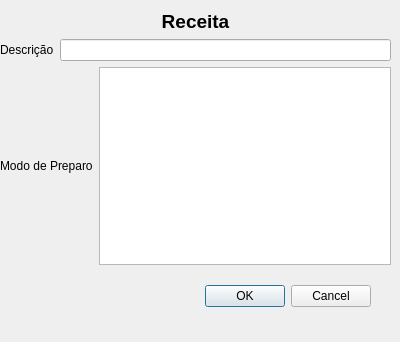
<?xml version="1.0" encoding="UTF-8"?>
<ui version="4.0">
 <class>Receita</class>
 <widget class="QDialog" name="Receita">
  <property name="geometry">
   <rect>
    <x>0</x>
    <y>0</y>
    <width>400</width>
    <height>342</height>
   </rect>
  </property>
  <property name="windowTitle">
   <string>Dialog</string>
  </property>
  <widget class="QDialogButtonBox" name="buttonBox">
   <property name="geometry">
    <rect>
     <x>30</x>
     <y>280</y>
     <width>341</width>
     <height>32</height>
    </rect>
   </property>
   <property name="orientation">
    <enum>Qt::Horizontal</enum>
   </property>
   <property name="standardButtons">
    <set>QDialogButtonBox::Cancel|QDialogButtonBox::Ok</set>
   </property>
  </widget>
  <widget class="QWidget" name="">
   <property name="geometry">
    <rect>
     <x>0</x>
     <y>10</y>
     <width>391</width>
     <height>255</height>
    </rect>
   </property>
   <layout class="QVBoxLayout" name="verticalLayout_2">
    <item>
     <layout class="QVBoxLayout" name="verticalLayout">
      <item>
       <widget class="QLabel" name="label">
        <property name="font">
         <font>
          <pointsize>14</pointsize>
          <weight>75</weight>
          <bold>true</bold>
         </font>
        </property>
        <property name="text">
         <string>Receita</string>
        </property>
        <property name="alignment">
         <set>Qt::AlignCenter</set>
        </property>
       </widget>
      </item>
      <item>
       <layout class="QHBoxLayout" name="horizontalLayout">
        <item>
         <widget class="QLabel" name="label_2">
          <property name="text">
           <string>Descrição</string>
          </property>
         </widget>
        </item>
        <item>
         <widget class="QLineEdit" name="lineEdit"/>
        </item>
       </layout>
      </item>
     </layout>
    </item>
    <item>
     <layout class="QHBoxLayout" name="horizontalLayout_2">
      <item>
       <widget class="QLabel" name="label_3">
        <property name="text">
         <string>Modo de Preparo</string>
        </property>
       </widget>
      </item>
      <item>
       <widget class="QPlainTextEdit" name="plainTextEdit"/>
      </item>
     </layout>
    </item>
   </layout>
  </widget>
  <action name="actionSalvar">
   <property name="text">
    <string>Salvar</string>
   </property>
  </action>
 </widget>
 <resources/>
 <connections>
  <connection>
   <sender>buttonBox</sender>
   <signal>accepted()</signal>
   <receiver>Receita</receiver>
   <slot>accept()</slot>
   <hints>
    <hint type="sourcelabel">
     <x>248</x>
     <y>254</y>
    </hint>
    <hint type="destinationlabel">
     <x>157</x>
     <y>274</y>
    </hint>
   </hints>
  </connection>
  <connection>
   <sender>buttonBox</sender>
   <signal>rejected()</signal>
   <receiver>Receita</receiver>
   <slot>reject()</slot>
   <hints>
    <hint type="sourcelabel">
     <x>316</x>
     <y>260</y>
    </hint>
    <hint type="destinationlabel">
     <x>286</x>
     <y>274</y>
    </hint>
   </hints>
  </connection>
 </connections>
</ui>
